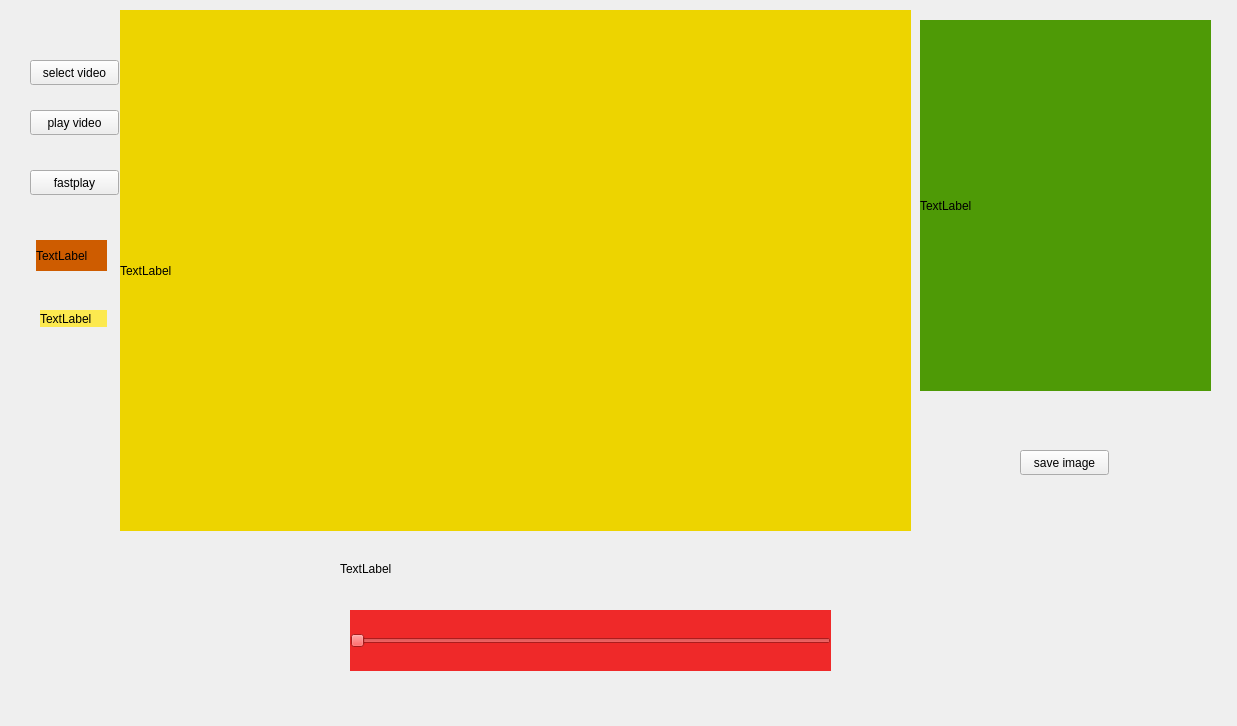
<?xml version="1.0" encoding="UTF-8"?>
<ui version="4.0">
 <class>Widget</class>
 <widget class="QWidget" name="Widget">
  <property name="geometry">
   <rect>
    <x>0</x>
    <y>0</y>
    <width>1237</width>
    <height>726</height>
   </rect>
  </property>
  <property name="windowTitle">
   <string>Widget</string>
  </property>
  <property name="styleSheet">
   <string notr="true">#Widget{ 
border-image: url(:/new/prefix1/qq.jpeg); 
} 
#Widget * { 
border-image:url(); 
} </string>
  </property>
  <widget class="QPushButton" name="pushButton">
   <property name="geometry">
    <rect>
     <x>30</x>
     <y>60</y>
     <width>89</width>
     <height>25</height>
    </rect>
   </property>
   <property name="text">
    <string>select video</string>
   </property>
  </widget>
  <widget class="QPushButton" name="pushButton_2">
   <property name="geometry">
    <rect>
     <x>30</x>
     <y>110</y>
     <width>89</width>
     <height>25</height>
    </rect>
   </property>
   <property name="styleSheet">
    <string notr="true"/>
   </property>
   <property name="text">
    <string>play video</string>
   </property>
  </widget>
  <widget class="QLabel" name="label">
   <property name="geometry">
    <rect>
     <x>120</x>
     <y>10</y>
     <width>791</width>
     <height>521</height>
    </rect>
   </property>
   <property name="minimumSize">
    <size>
     <width>321</width>
     <height>0</height>
    </size>
   </property>
   <property name="styleSheet">
    <string notr="true">background-color: rgb(237, 212, 0);</string>
   </property>
   <property name="text">
    <string>TextLabel</string>
   </property>
  </widget>
  <widget class="QPushButton" name="pushButton_3">
   <property name="geometry">
    <rect>
     <x>30</x>
     <y>170</y>
     <width>89</width>
     <height>25</height>
    </rect>
   </property>
   <property name="text">
    <string>fastplay</string>
   </property>
  </widget>
  <widget class="QSlider" name="horizontalSlider">
   <property name="geometry">
    <rect>
     <x>350</x>
     <y>610</y>
     <width>481</width>
     <height>61</height>
    </rect>
   </property>
   <property name="styleSheet">
    <string notr="true">background-color: rgb(239, 41, 41);</string>
   </property>
   <property name="orientation">
    <enum>Qt::Horizontal</enum>
   </property>
  </widget>
  <widget class="QLabel" name="label_2">
   <property name="geometry">
    <rect>
     <x>36</x>
     <y>240</y>
     <width>71</width>
     <height>31</height>
    </rect>
   </property>
   <property name="styleSheet">
    <string notr="true">background-color: rgb(206, 92, 0);</string>
   </property>
   <property name="text">
    <string>TextLabel</string>
   </property>
  </widget>
  <widget class="QLabel" name="label_3">
   <property name="geometry">
    <rect>
     <x>40</x>
     <y>310</y>
     <width>67</width>
     <height>17</height>
    </rect>
   </property>
   <property name="styleSheet">
    <string notr="true">background-color: rgb(252, 233, 79);</string>
   </property>
   <property name="text">
    <string>TextLabel</string>
   </property>
  </widget>
  <widget class="QLabel" name="label_4">
   <property name="geometry">
    <rect>
     <x>920</x>
     <y>20</y>
     <width>291</width>
     <height>371</height>
    </rect>
   </property>
   <property name="styleSheet">
    <string notr="true">background-color: qradialgradient(spread:pad, cx:0.5, cy:0.5, radius:0.5, fx:0.5, fy:0.5, stop:0 rgba(255, 235, 235, 206), stop:0.35 rgba(255, 188, 188, 80), stop:0.4 rgba(255, 162, 162, 80), stop:0.425 rgba(255, 132, 132, 156), stop:0.44 rgba(252, 128, 128, 80), stop:1 rgba(255, 255, 255, 0));
background-color: rgb(78, 154, 6);</string>
   </property>
   <property name="text">
    <string>TextLabel</string>
   </property>
  </widget>
  <widget class="QPushButton" name="pushButton_4">
   <property name="geometry">
    <rect>
     <x>1020</x>
     <y>450</y>
     <width>89</width>
     <height>25</height>
    </rect>
   </property>
   <property name="text">
    <string>save image</string>
   </property>
  </widget>
  <widget class="QLabel" name="label_5">
   <property name="geometry">
    <rect>
     <x>340</x>
     <y>560</y>
     <width>67</width>
     <height>17</height>
    </rect>
   </property>
   <property name="text">
    <string>TextLabel</string>
   </property>
  </widget>
 </widget>
 <layoutdefault spacing="6" margin="11"/>
 <resources/>
 <connections/>
</ui>
